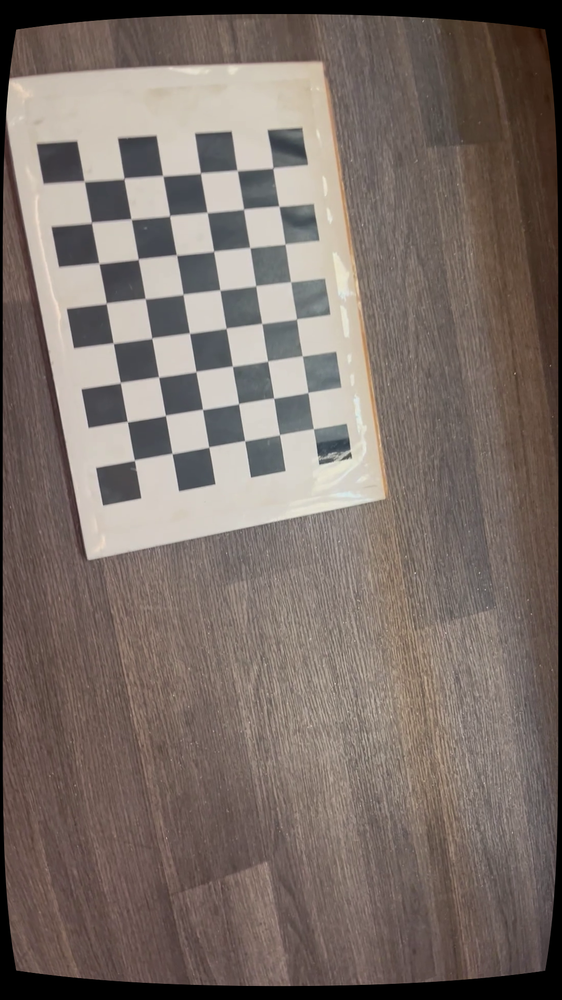
#> input picture config/intrinsics/1920x1080_iphone13/e174180c0653/diagnostics/undistorted_samples/frame_000630.png, 562 x 1000 px, shrunk from 1080 x 1920 before the run
$ python apply_gaussian_blur.py --input ../../../../../../config/intrinsics/1920x1080_iphone13/e174180c0653/diagnostics/undistorted_samples --output out
#> lines starting #> are read from the running program, lines starting #| are printed output that depends on the picture
#!/usr/bin/env python3
from pathlib import Path
import argparse
import cv2


def main():
    parser = argparse.ArgumentParser()
    parser.add_argument("--input", required=True, help="Input image folder")
    parser.add_argument("--output", required=True, help="Output image folder")
    parser.add_argument("--kernel", type=int, default=15, help="Gaussian kernel size, must be odd")
    args = parser.parse_args()

    if args.kernel % 2 == 0:
        raise SystemExit("Gaussian kernel size must be odd, e.g. 7, 15, 25")

    input_dir = Path(args.input)
    output_dir = Path(args.output)
    output_dir.mkdir(parents=True, exist_ok=True)

    image_paths = sorted(
        list(input_dir.glob("*.png")) +
        list(input_dir.glob("*.jpg")) +
        list(input_dir.glob("*.jpeg"))
    )

    if not image_paths:
        raise SystemExit(f"No images found in {input_dir}")

    for path in image_paths:
        img = cv2.imread(str(path), cv2.IMREAD_COLOR)
#> img is the input picture: shape (1000, 562, 3); mean B, G, R 103.9, 110.5, 122.3
        if img is None:
            print(f"Skipping unreadable image: {path}")
            continue

        blurred = cv2.GaussianBlur(img, (args.kernel, args.kernel), 0)
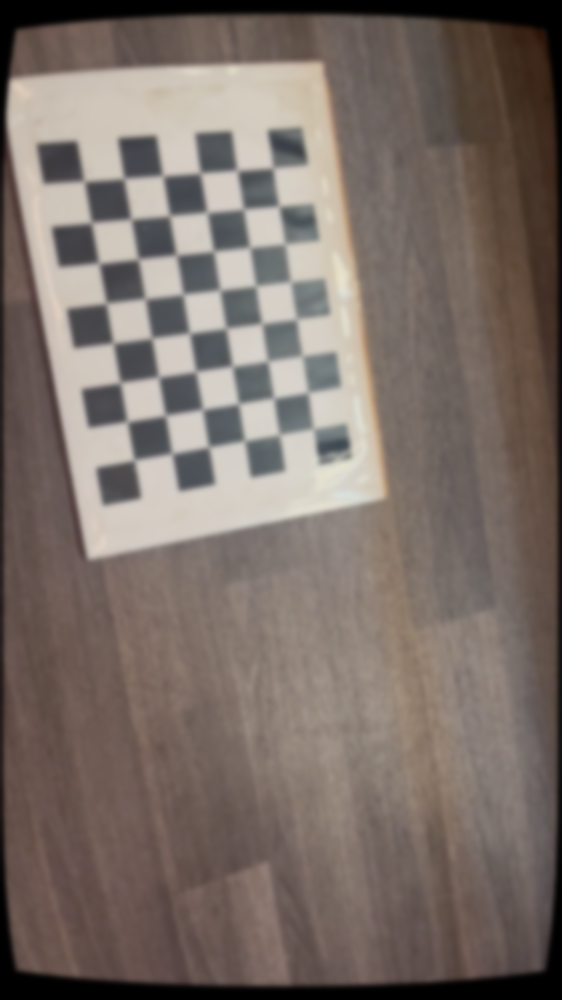
#> blurred: shape (1000, 562, 3); mean B, G, R 103.9, 110.5, 122.4

        out_path = output_dir / path.name
        cv2.imwrite(str(out_path), blurred)

    print(f"Processed {len(image_paths)} images")
    print(f"Output: {output_dir}")


if __name__ == "__main__":
    main()
